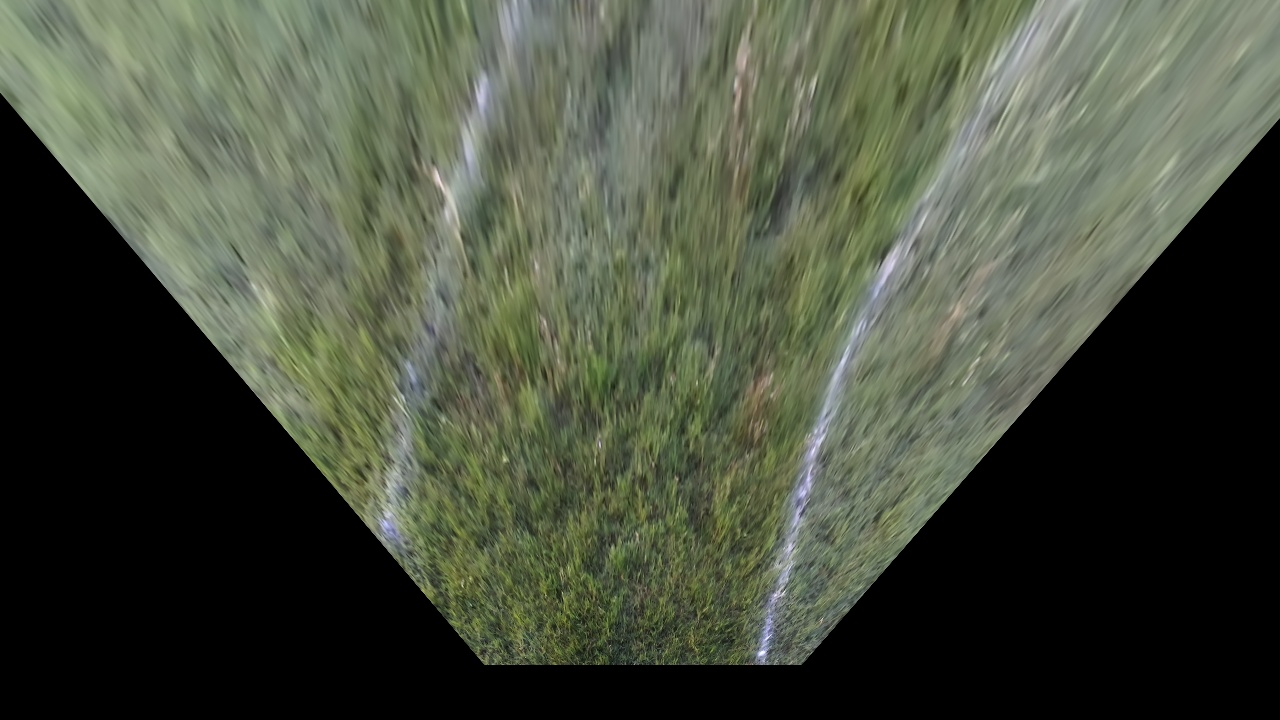
//> input picture frame0001.jpg, 1280 x 720 px
$ ./red   (built with g++ and OpenCV 4)
//> lines starting //> are read from the running program, lines starting //| are printed output that depends on the picture; after the words box and inside, x2 and y2 are one past the last pixel; in counts of white or black regions, pixels touching at a corner belong together
#include <iostream>
#include "opencv2/opencv.hpp"
#include <stdio.h>

using namespace cv;
using namespace std;

int main( int argc, char** argv )
{
    Mat image,image2;
    image = imread("./frame0001.jpg", CV_LOAD_IMAGE_COLOR);   // Read the file
//> image is the input picture: 720 rows x 1280 cols, CV_8UC3; mean B, G, R 61.1, 76.3, 70.4
    //Mat image = image;
    int width = image.size().width;
//> width = 1280
    int height = image.size().height;
//> height = 720
    cv::namedWindow("Original",1);
    cv::imshow("Original", image);
    GaussianBlur( image, image, Size( 15, 15 ), 10, 10 );

    // [18 lines of commented-out code are left out]
    queue < pair<int, int> > ColorBox;
    int cnt=0;
    for(int i=0;i<height;i++){
        for(int j=0;j<width;j++){
            int blue = image.at<cv::Vec3b>(i,j)[0];

            if(blue<85){
            	image.at<cv::Vec3b>(i,j)[0] = 0;
            	image.at<cv::Vec3b>(i,j)[1] = 0;
            	image.at<cv::Vec3b>(i,j)[2] = 0;
          }
            else if(blue>135){
           		//pair<int,int> temp = make_pair(i,j);
          		ColorBox.push(make_pair(i,j));
            	image.at<cv::Vec3b>(i,j)[0] = 255;
            	image.at<cv::Vec3b>(i,j)[1] = 255;
            	image.at<cv::Vec3b>(i,j)[2] = 255;
          }
          else{
          		image.at<cv::Vec3b>(i,j)[0] = 1;
            	image.at<cv::Vec3b>(i,j)[1] = 1;
            	image.at<cv::Vec3b>(i,j)[2] = 1;
          }
        }
    }
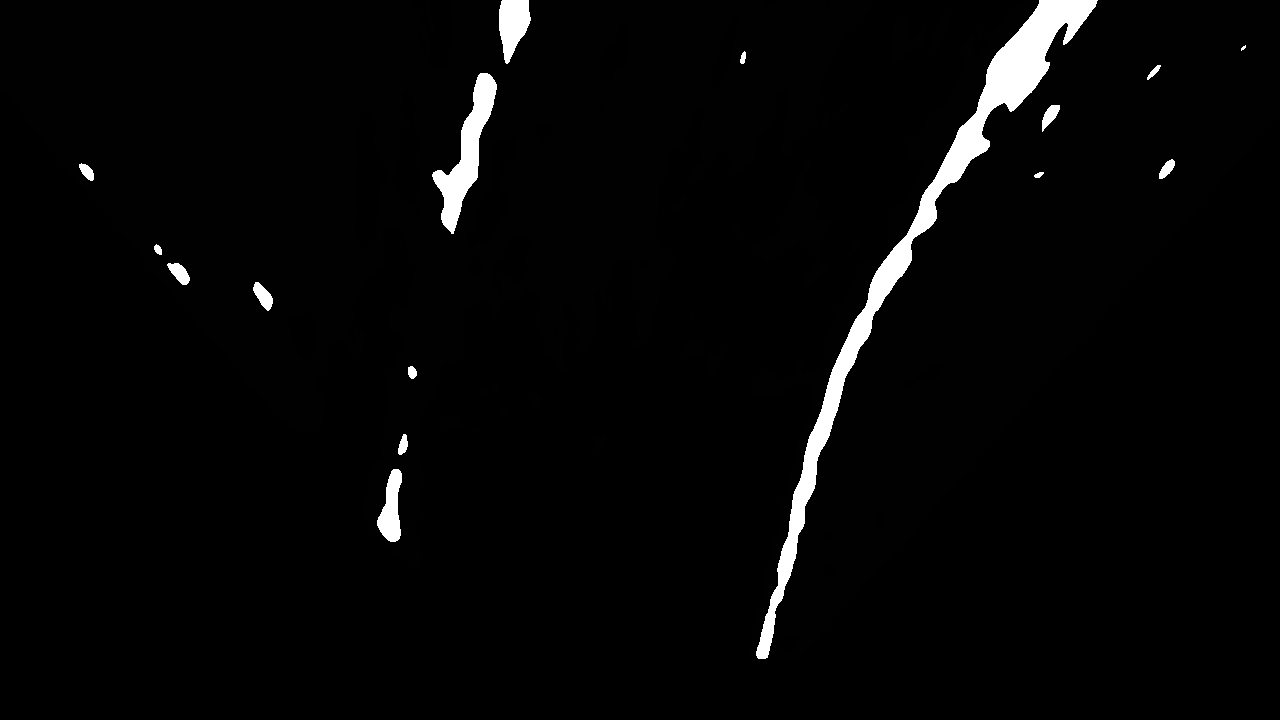
//> image: 720 rows x 1280 cols, CV_8UC3; min 0, max 255, mean 6.8
//> after the loop, ColorBox = 23055 items
    while(!ColorBox.empty()){
          		cnt++;
    	pair<int,int> var = ColorBox.front();
    	ColorBox.pop();
    	int arr1[] = {-1,0,1};
    	int arr2[] = {-1,0,1};
    	for(int i=0;i<3;i++){
    		for(int j=0;j<3;j++){
    			if(arr1[i]==0 && arr2[j]==0) continue;
    			if(!(var.first + arr1[i] < 0|| var.first + arr1[i] >= height || var.second + arr2[j]<0 || var.second + arr2[j]>=width)){
    				if(image.at<cv::Vec3b>(var.first + arr1[i], var.second + arr2[j])[0] == 1){
    				image.at<cv::Vec3b>(var.first + arr1[i], var.second + arr2[j])[0] = 255;
          			ColorBox.push(make_pair(var.first + arr1[i], var.second + arr2[j]));
    			}
    			else
    				image.at<cv::Vec3b>(var.first + arr1[i], var.second + arr2[j])[0] = 0;
    			}
    			//pair<int,int> temp1 = make_pair(var.first + arr1[i], var.second + arr2[j]);
    		}
    	}
    }
//> this loop made 368688 passes
//> var on passes 1 to 3: (0, 502), (0, 503), (0, 504)
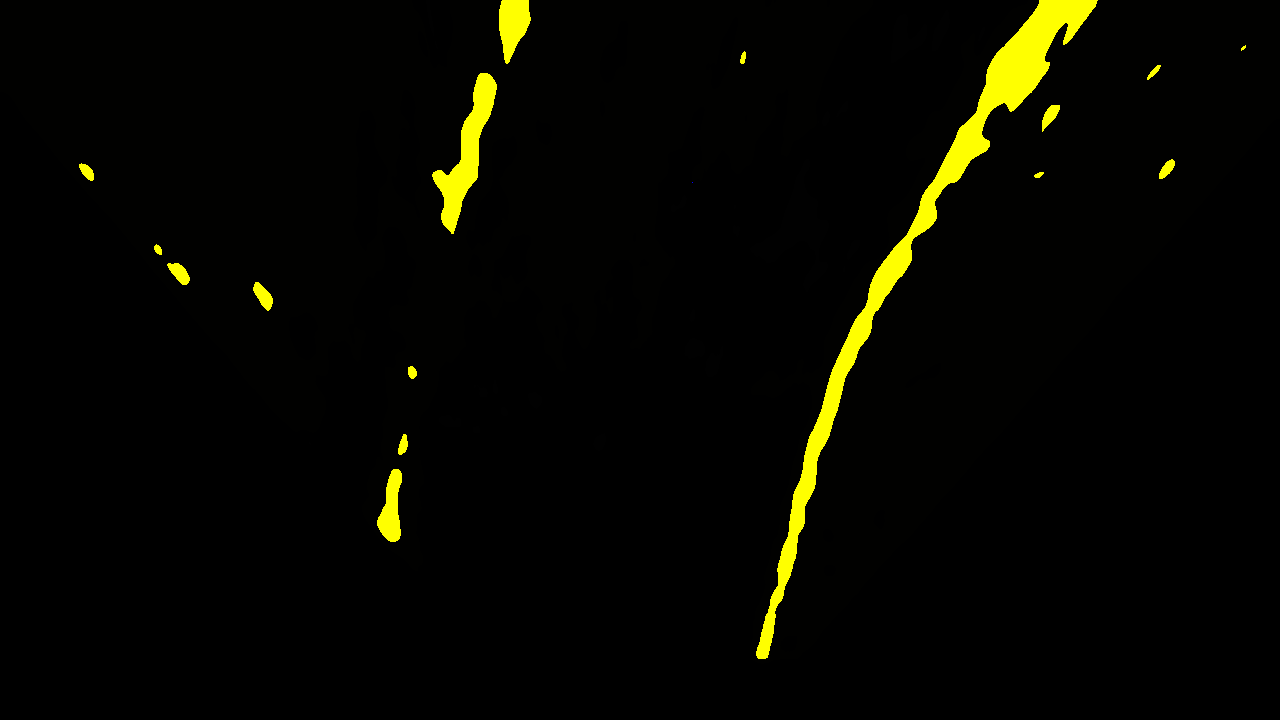
//> image: 720 rows x 1280 cols, CV_8UC3; mean B, G, R 0, 6.8, 6.8
//> after the loop, cnt = 368688; ColorBox = 0 items
    cout<<cnt<<endl;
//| 368688
    cv::cvtColor(image, image, CV_RGB2GRAY);
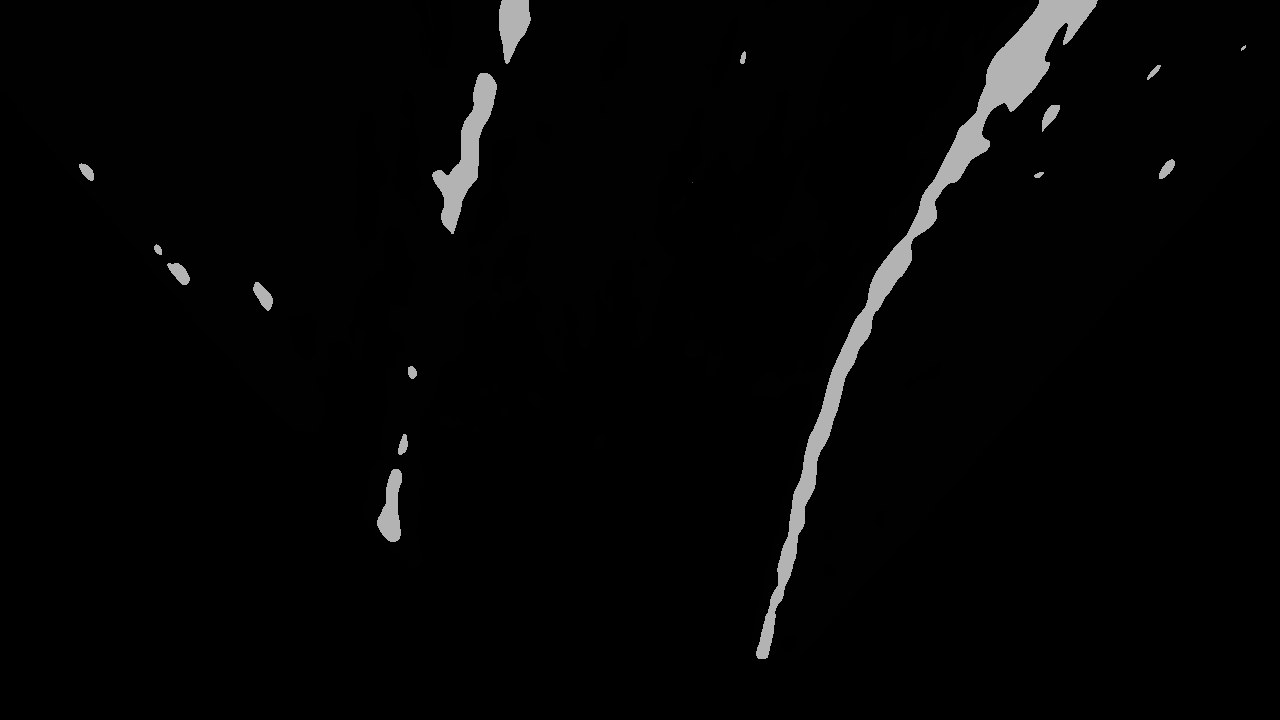
//> image: 720 rows x 1280 cols, CV_8UC1; min 0, max 179, mean 4.9
	cv::Mat structuringElement = cv::getStructuringElement(cv::MORPH_ELLIPSE, cv::Size(40, 40));
	cv::morphologyEx( image, image, cv::MORPH_CLOSE, structuringElement );
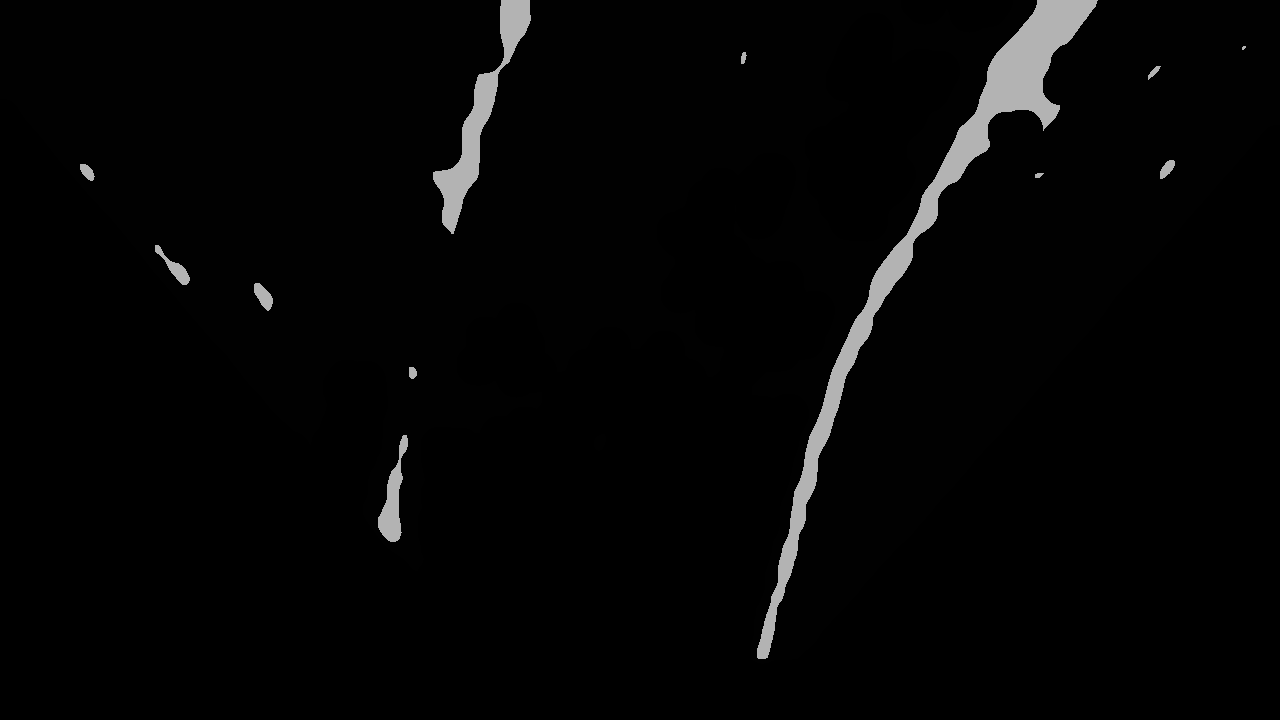
//> image: 720 rows x 1280 cols, CV_8UC1; 4.7% of pixels changed, all inside (x1, y1, x2, y2) = (0, 0, 1280, 661)
    cv::namedWindow("Normal",1);
    cv::imshow("Normal", image);
    waitKey(0);//Wait for a keystroke in the window
    return 0;
}

$ run again, with frame0003.jpg copied over frame0001.jpg
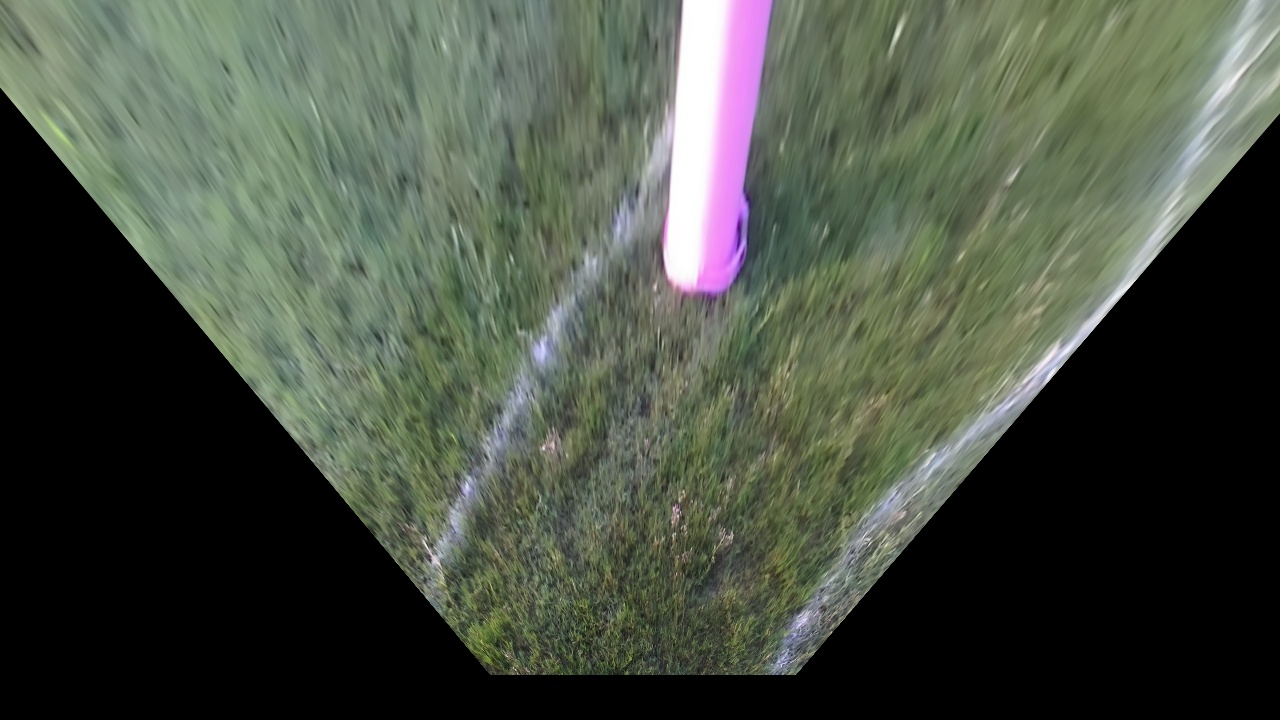
//> input picture frame0003.jpg, 1280 x 720 px
//> image is the input picture: 720 rows x 1280 cols, CV_8UC3; mean B, G, R 66.6, 78.6, 71.7
//> after the loop `for(int i=0;i<height;i++)`: ColorBox = 57586 items
//> the loop `while(!ColorBox.empty())` made 381909 passes
//> var on passes 1 to 3: (0, 679), (0, 680), (0, 681)
//> after the loop `while(!ColorBox.empty())`:
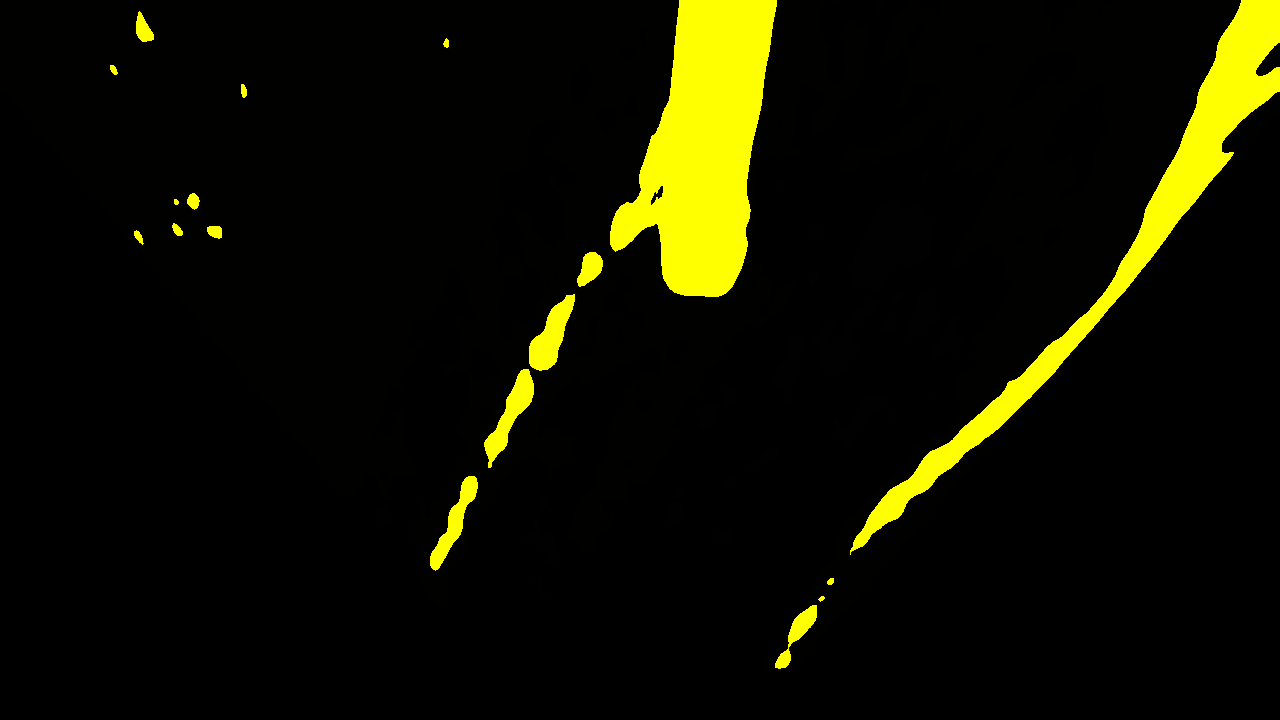
//> image: 720 rows x 1280 cols, CV_8UC3; mean B, G, R 0, 16.3, 16.3
//> after the loop `while(!ColorBox.empty())`: cnt = 381909; ColorBox = 0 items
//| 381909
//> `cv::morphologyEx( image, image, cv::MORPH_CLOSE, structuringElement );`:
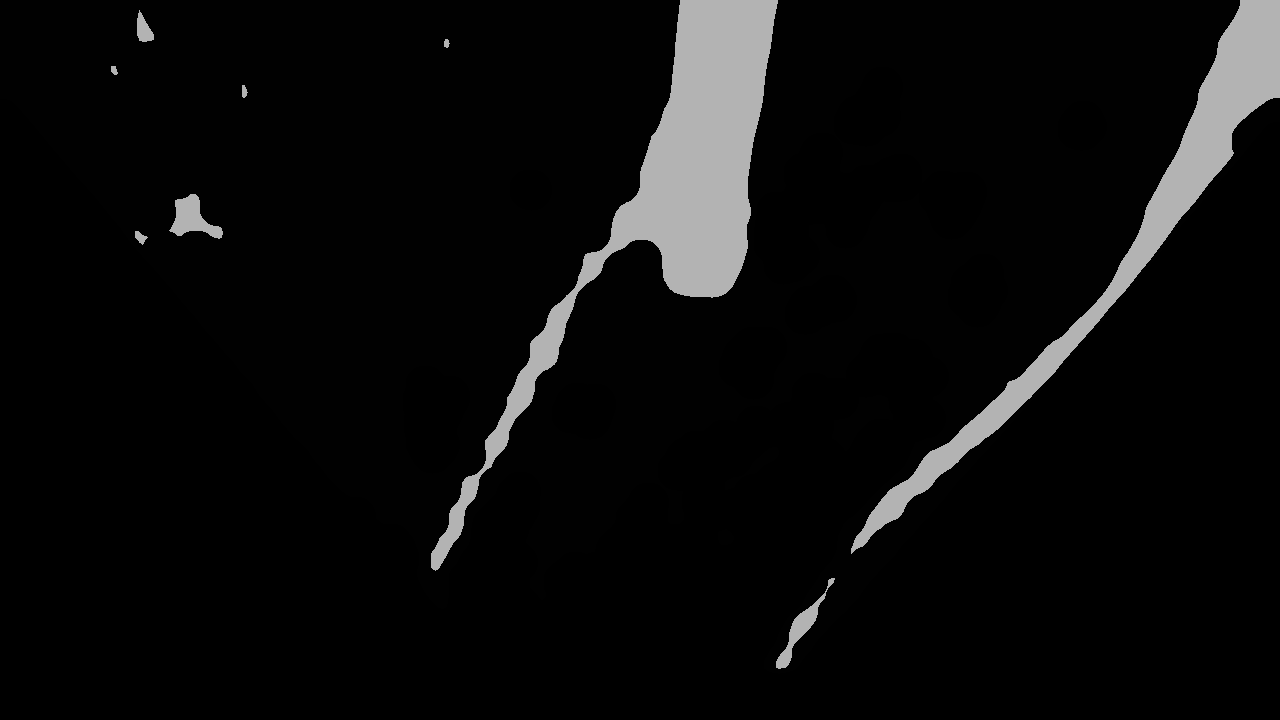
//> image: 720 rows x 1280 cols, CV_8UC1; min 0, max 179, mean 12.1

$ run again, with 7.png saved as frame0001.jpg
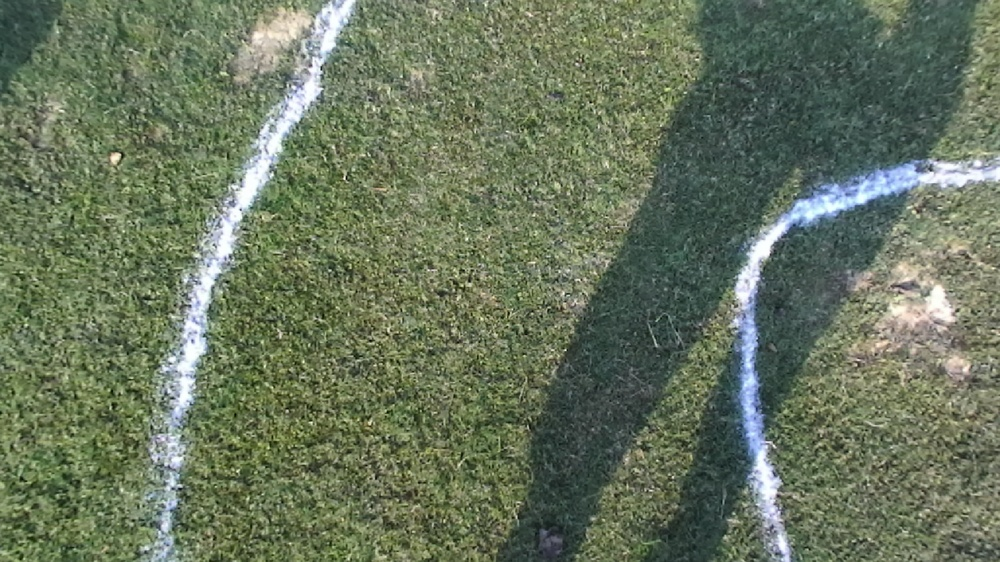
//> input picture 7.png, 1000 x 562 px, shrunk from 1792 x 1008 before the run
//> image is the input picture: 562 rows x 1000 cols, CV_8UC3; mean B, G, R 93.4, 117.2, 104.4
//> after the loop `for(int i=0;i<height;i++)`: ColorBox = 42701 items
//> the loop `while(!ColorBox.empty())` made 285266 passes
//> var on passes 1 to 3: (0, 321), (0, 322), (0, 323)
//> after the loop `while(!ColorBox.empty())`:
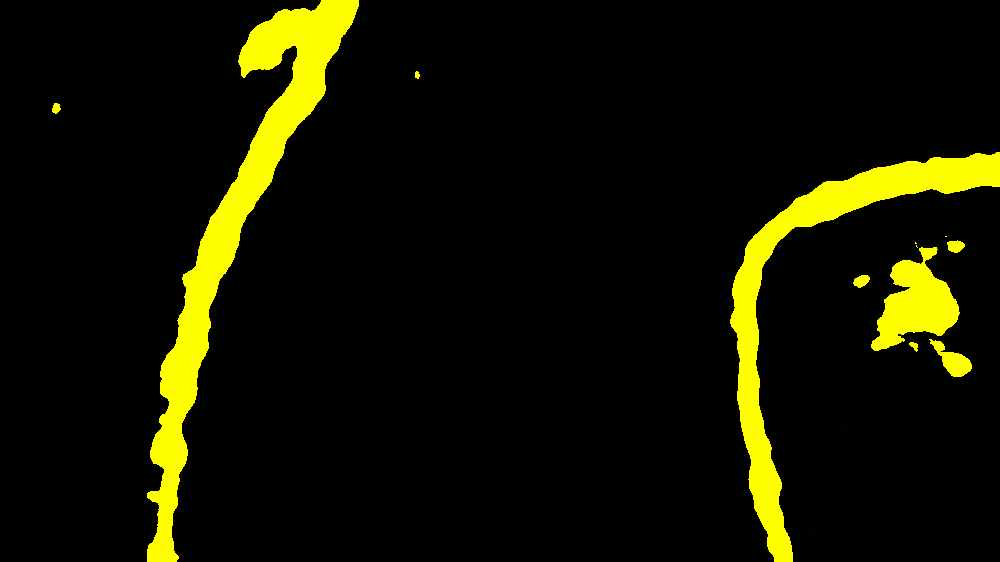
//> image: 562 rows x 1000 cols, CV_8UC3; mean B, G, R 0, 19.8, 19.8
//> after the loop `while(!ColorBox.empty())`: cnt = 285266; ColorBox = 0 items
//| 285266
//> `cv::cvtColor(image, image, CV_RGB2GRAY);`:
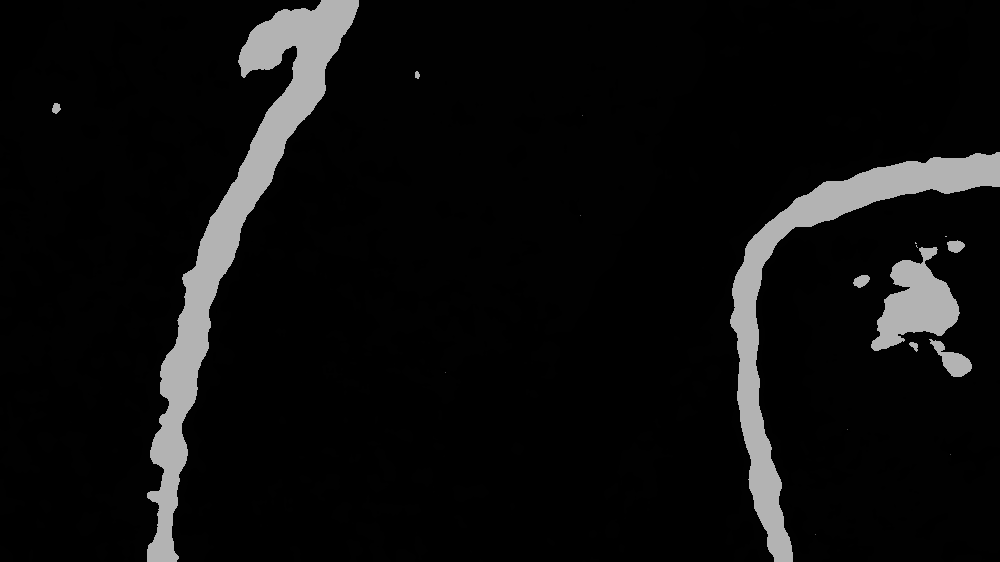
//> image: 562 rows x 1000 cols, CV_8UC1; min 0, max 179, mean 14.1
